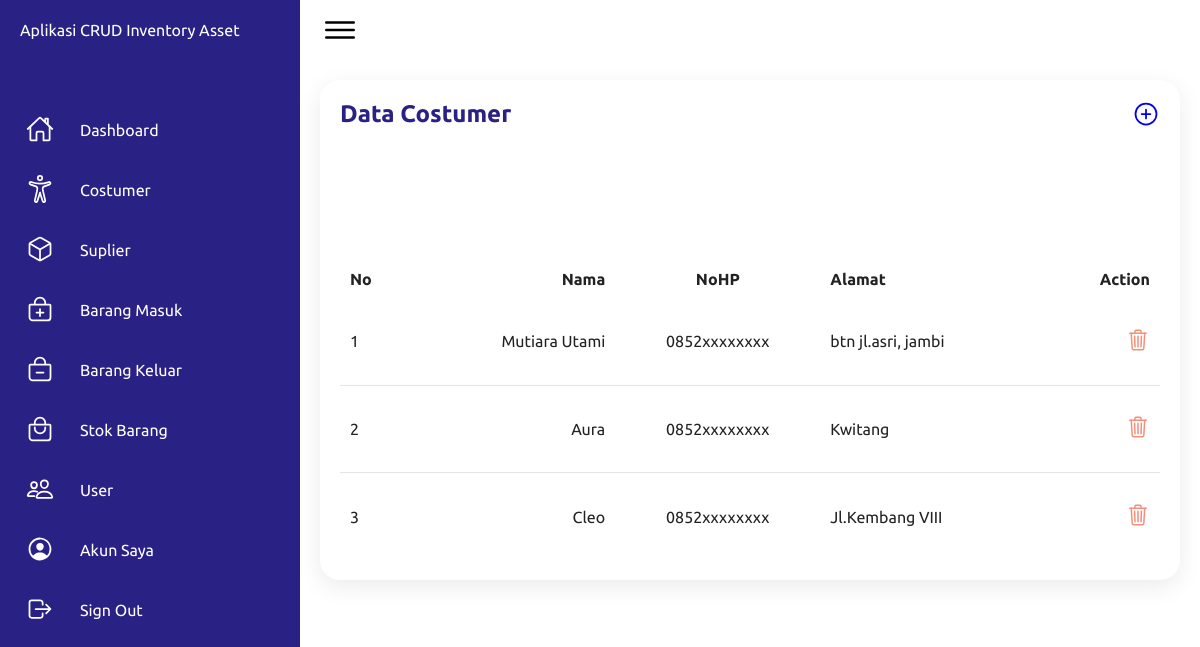
The page /website/app/costumer (signed in) on the database its author committed.
### tables this page shows
CREATE TABLE `costumer` (
  `idCostumer` int(255) NOT NULL,
  `namaCostumer` varchar(1000) NOT NULL,
  `nohpCostumer` varchar(25) NOT NULL,
  `alamatCostumer` text NOT NULL
);

### website/app/costumer/index.php (the view, shortened to what this page needs)
<!DOCTYPE html>
<html lang="en">
    <head>
        <link rel="stylesheet" href="../../css/dashboard.css">
    </head>
    <body>
        <div class="container">
            <div class="navigation">
                <ul>
                    <li>
                        <a href="#">
                            <span class="title">Aplikasi CRUD Inventory Asset</span>
                        </a>
                    </li>
                    <li>
                        <a href="../beranda">
                            <span class="icon">
                                <ion-icon name="home-outline"></ion-icon>
                            </span>
                            <span class="title">Dashboard</span>
                        </a>
                    </li>
                    <li>
                        <a href="#">
                            <span class="icon">
                                <ion-icon name="accessibility-outline"></ion-icon>
                            </span>
                            <span class="title">Costumer</span>
                        </a>
                    </li>
                    <li>
                        <a href="../suplier">
                            <span class="icon">
                                <ion-icon name="cube-outline"></ion-icon>
                            </span>
                            <span class="title">Suplier</span>
                        </a>
                    </li>
                    <li>
                        <a href="../barangMasuk">
                            <span class="icon">
                                <ion-icon name="bag-add-outline"></ion-icon>
                            </span>
                            <span class="title">Barang Masuk</span>
                        </a>
                    </li>
                    <li>
                        <a href="../barangKeluar">
                            <span class="icon">
                                <ion-icon name="bag-remove-outline"></ion-icon>
                            </span>
                            <span class="title">Barang Keluar</span>
                        </a>
                    </li>
                    <li>
                        <a href="../stokBarang">
                            <span class="icon">
                                <ion-icon name="bag-handle-outline"></ion-icon>
                            </span>
                            <span class="title">Stok Barang</span>
                        </a>
                    </li>
                    <li>
                        <a href="../user">
                            <span class="icon">
                                <ion-icon name="people-outline"></ion-icon>
                            </span>
                            <span class="title">User</span>
                        </a>
                    </li>
                    <li>
                        <a href="../account">
                            <span class="icon">
                                <ion-icon name="person-circle-outline"></ion-icon>
                            </span>
                            <span class="title">Akun Saya</span>
                        </a>
                    </li>
                    <li>
                        <a href="#" id="showModal">
                            <span class="icon">
                                <ion-icon name="log-out-outline"></ion-icon>
                            </span>
                            <span class="title">Sign Out</span>
                        </a>
                    </li>
                </ul>
            </div>
            <div class="main">
                <div class="topbar">
                    <div class="toggle">
                        <ion-icon name="menu-outline"></ion-icon>
                    </div>
                </div>
                <div class="details" style="display: block;">
                    <div class="recentOrders">
                        <div class="cardHeader">
                            <h2>Data Costumer</h2>
                            <a href="input.php">
                                <ion-icon style="font-size: 1.75rem;" name="add-circle-outline"></ion-icon>
                            </a>
                        </div>
                        <?php
                            require '../../config.php';
                            try {
                                $stmt = $pdo->prepare("SELECT idCostumer, namaCostumer, nohpCostumer, alamatCostumer FROM costumer");
                                $stmt->execute();
                                $users = $stmt->fetchAll(PDO::FETCH_ASSOC);
                                $no = 1;
                            } catch (PDOException $e) {
                                error_log("Database error: " . $e->getMessage());
                                echo "Terjadi kesalahan. Silakan coba lagi nanti.";
                                exit();
                            }
                        ?>
                        <table>
                            <thead>
                                <tr>
                                    <td>No</td>
                                    <td>Nama</td>
                                    <td>NoHP</td>
                                    <td>Alamat</td>
                                    <td>Action</td>
                                </tr>
                            </thead>
                            <tbody>
                                <?php if ($users): ?>
                                    <?php foreach ($users as $user): ?>
                                        <tr>
                                            <td><?php echo $no++ ?></td>
                                            <td><?php echo htmlspecialchars($user['namaCostumer']); ?></td>
                                            <td><?php echo htmlspecialchars($user['nohpCostumer']); ?></td>
                                            <td><?php echo htmlspecialchars($user['alamatCostumer']); ?></td>
                                            <td>
                                                <a style="color: #f58f7c;" href="#" class="showDeleteModal" data-id="<?php echo htmlspecialchars($user['idCostumer']); ?>" data-nama="<?php echo htmlspecialchars($user['namaCostumer']); ?>">
                                                    <ion-icon name="trash-outline" style="font-size: 1.50rem;"></ion-icon>
                                                </a>
                                            </td>
                                        </tr>
                                    <?php endforeach; ?>
                                <?php else: ?>
                                    <tr>
                                        <td colspan="5">Tidak ada data costumer.</td>
                                    </tr>
                                <?php endif; ?>
                            </tbody>
                        </table>
                    </div>
                </div>
            </div>
        </div>
    </body>
</html>

### website/css/dashboard.css (style rules this page uses)
* { font-family: "Ubuntu", sans-serif; margin: 0; padding: 0; box-sizing: border-box; }
:root { --blue: #2a2185; --white: #fff; --gray: #f5f5f5; --black1: #222; --black2: #999; }
body { min-height: 100vh; overflow-x: hidden; }
.container { position: relative; width: 100%; }
.navigation { position: fixed; width: 300px; height: 100%; background: var(--blue); border-left: 10px solid var(--blue); transition: 0.5s; overflow: hidden; }
.navigation ul { position: absolute; top: 0; left: 0; width: 100%; }
.navigation ul li { position: relative; width: 100%; list-style: none; border-top-left-radius: 30px; border-bottom-left-radius: 30px; }
.navigation ul li:nth-child(1) { margin-bottom: 40px; pointer-events: none; }
.navigation ul li a { position: relative; display: block; width: 100%; display: flex; text-decoration: none; color: var(--white); }
.navigation ul li a .icon { position: relative; display: block; min-width: 60px; height: 60px; line-height: 75px; text-align: center; }
.navigation ul li a .icon ion-icon { font-size: 1.75rem; }
.navigation ul li a .title { position: relative; display: block; padding: 0 10px; height: 60px; line-height: 60px; text-align: start; white-space: nowrap; }
.main { position: absolute; width: calc(100% - 300px); left: 300px; min-height: 100vh; background: var(--white); transition: 0.5s; }
.topbar { width: 100%; height: 60px; display: flex; justify-content: space-between; align-items: center; padding: 0 10px; }
.toggle { position: relative; width: 60px; height: 60px; display: flex; justify-content: center; align-items: center; font-size: 2.5rem; cursor: pointer; }
.details { position: relative; width: 100%; padding: 20px; display: grid; grid-template-columns: 2fr 1fr; grid-gap: 30px; }
.details .recentOrders { position: relative; display: grid; min-height: 500px; background: var(--white); padding: 20px; box-shadow: 0 7px 25px rgba(0, 0, 0, 0.08); border-radius: 20px; }
.details .cardHeader { display: flex; justify-content: space-between; align-items: flex-start; }
.cardHeader h2 { font-weight: 600; color: var(--blue); }
.details table { width: 100%; border-collapse: collapse; margin-top: 10px; }
.details table thead td { font-weight: 600; }
.details .recentOrders table tr { color: var(--black1); border-bottom: 1px solid rgba(0, 0, 0, 0.1); }
.details .recentOrders table tr:last-child { border-bottom: none; }
.details .recentOrders table tr td { padding: 10px; }
.details .recentOrders table tr td:last-child { text-align: end; }
.details .recentOrders table tr td:nth-child(2) { text-align: end; }
.details .recentOrders table tr td:nth-child(3) { text-align: center; }

### rows shown on the page
costumer: namaCostumer "Mutiara Utami", nohpCostumer "0852xxxxxxxx", alamatCostumer "btn jl.asri, jambi"
costumer: namaCostumer "Aura", nohpCostumer "0852xxxxxxxx", alamatCostumer "Kwitang"
costumer: namaCostumer "Cleo", nohpCostumer "0852xxxxxxxx", alamatCostumer "Jl.Kembang VIII"
